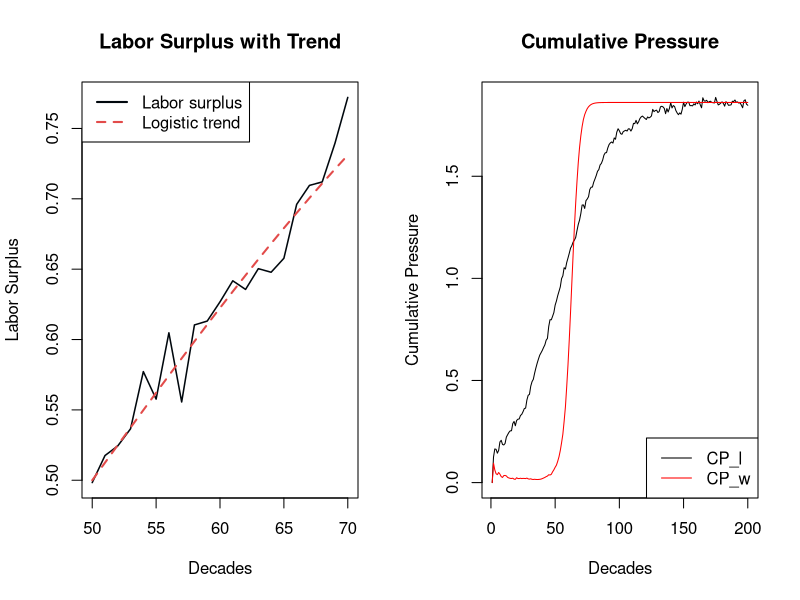
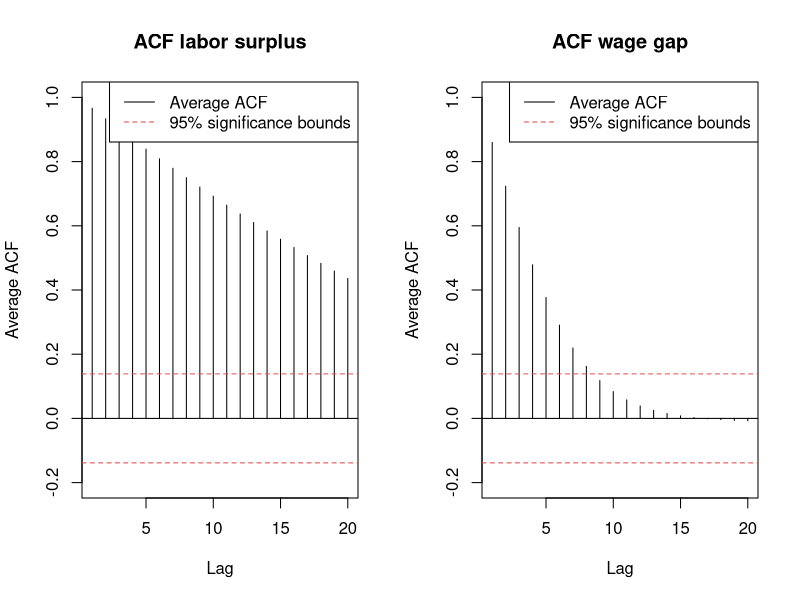
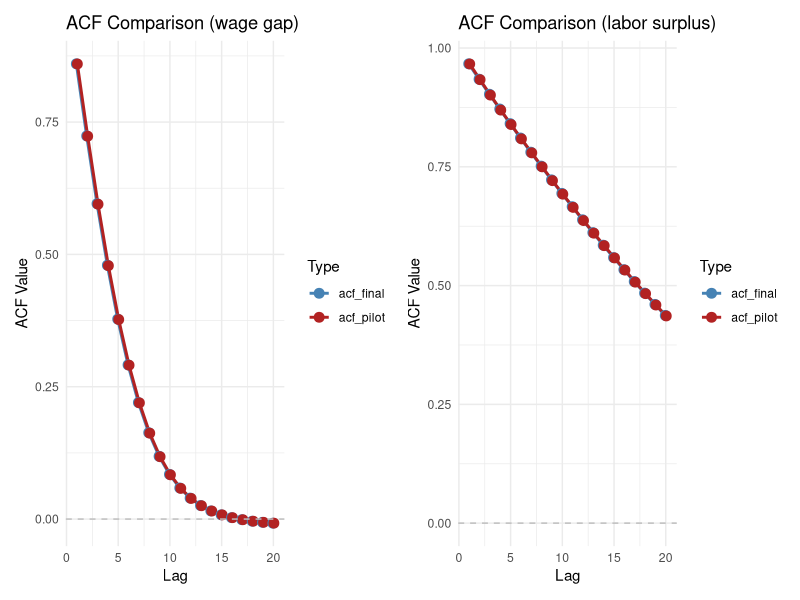
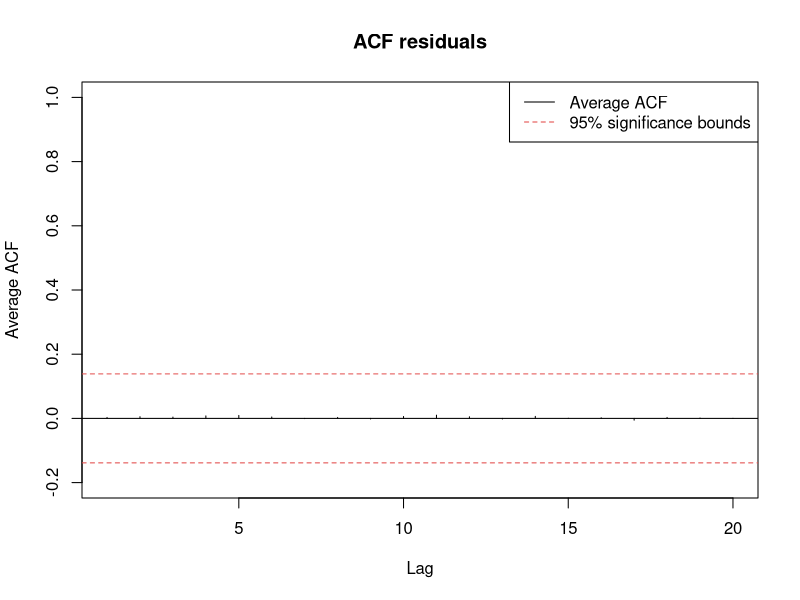

R code for these plots, in order:
## ---- chunk 1
library(dplyr)
library(ggplot2)
library(tidyr)
library(sandwich)
library(lmtest)
library(patchwork)
## ---- chunk 2
set.seed(123)
## ---- chunk 3
N_pilot <- 10
T_pilot <- 200
## ---- chunk 4
# labor_surplus parameters
K_l <- 1
r_l <- .05
t0_l  <- 50
A <- .2
P <- 5
delta_l <- .43
## ---- chunk 5
func_labor_surplus <- function(N,T) {
  
  labor_surplus <- matrix(NA, nrow = T , ncol = N)
  for (n in 1:N) {
    for (t in 1:T) {
    
      logistic_trend <- K_l/(1+exp(-r_l*(t-t0_l)))
      oscillation <- A * exp(-delta_l*t) * sin((2*t*pi)/P)
      epsilon <- rnorm(1, mean = 0, sd = .02)
    
      labor_surplus[t, n] <- logistic_trend + oscillation + epsilon
    }
  }
  return(labor_surplus)
}
## ---- chunk 6
labor_surplus <- func_labor_surplus(N_pilot, T_pilot)
head(labor_surplus)
## ---- chunk 7
# wage_gap parameters
K_w <- 1
r_base <- .03
alpha <- .5
t0_w <- 60
## ---- chunk 8
func_wage_gap <- function(N, T, lab){
  
  wage_gap <- matrix(NA, nrow = T , ncol = N)
  for (n in 1:N) {
    for (t in 1:T) {
    
      if (t == 1) {r_w <- r_base} else {r_w <- r_base + alpha*(lab[t-1, n])}
    
     wage_gap[t,n]<- K_w/(1+exp(-r_w*(t-t0_w)))
    }
  }
  return(wage_gap)
}
## ---- chunk 9
wage_gap <- func_wage_gap(N_pilot, T_pilot, labor_surplus)
head(wage_gap)
## ---- chunk 10
# decay parameter (cumulative pressure)
delta_c <- 0.43
## ---- chunk 11
cp <- function(N, T, lab, wag) {
  
  CP_l <- matrix(NA, nrow = T , ncol = N)
  CP_w <- matrix(NA, nrow = T , ncol = N)

  for (n in 1:N){
    for (t in 1:T){
    
    # cumulative pressure is only meaningful at t=2
      if (t==1){
        CP_l[t, n] <- 0
        CP_w[t, n] <- 0
      }
      else {
      
        cpsum_l <- 0
        cpsum_w <- 0
      
        for (k in 1:(t-1)){
          cpsum_l <- cpsum_l + lab[t-k, n] * exp(-delta_c*k)
          cpsum_w <- cpsum_w + wag[t-k, n] * exp(-delta_c*k)
      }
      
        CP_l[t, n] <- cpsum_l
        CP_w[t, n] <- cpsum_w
      }
    }
  }
  return( list(CP_l = CP_l, CP_w = CP_w) )
}

## ---- chunk 12
result <- cp(N_pilot, T_pilot, labor_surplus, wage_gap)
CP_w <- result$CP_w
CP_l <- result$CP_l
## ---- chunk 13
head(CP_l)
## ---- chunk 14
head(CP_w)
## ---- chunk 15
n <- 70
s <- 50
trend_l <- K_l / (1 + exp(-r_l * (s:n - t0_l)))
 
par(mfrow = c(1,2))

plot(s:n, labor_surplus[s:n, 1], type = "n",
     xlab = "Decades", ylab = "Labor Surplus",
     main = "Labor Surplus with Trend")
lines(s:n, labor_surplus[s:n, 1], col = "#00070d", lwd = 1.5)
lines(s:n, trend_l, col = "#E24B4A", lty = 2, lwd = 2)
legend("topleft",
       legend = c("Labor surplus", "Logistic trend"),
       col = c("#00070d", "#E24B4A"),
       lty = c(1, 2, 1, 1), lwd = 2)

plot(1:T_pilot, CP_l[,1], type = "l", 
     xlab = "Decades", ylab = "Cumulative Pressure",
     main = "Cumulative Pressure")
lines(1:T_pilot, CP_w[,1],col ="red")
legend("bottomright", legend = c("CP_l", "CP_w"), col = c("black", "red"), lty = 1)

par(mfrow = c(2,1))

## ---- chunk 16
lag_max <- 20 
acf_matrix_l <- matrix(NA, nrow = lag_max , ncol = N_pilot)
acf_matrix_w <- matrix(NA, nrow = lag_max , ncol = N_pilot)
## ---- chunk 17
acf_func <- function(lag_max, acf_matrix, N, T, t0, CP) {
  for (s in 1:N){
    cps <- CP[t0:T, s]
    acf_matrix[,s] <- acf(cps, 
                          lag.max = lag_max,
                          plot = FALSE)$acf[-1]
  }
  acf_avg <- rowMeans(acf_matrix)
  return(acf_avg)
}
## ---- chunk 18
acf_avg_l <- acf_func(lag_max, acf_matrix_l, N_pilot, T_pilot, t0_l, CP_l)
acf_avg_w <- acf_func(lag_max, acf_matrix_w, N_pilot, T_pilot, t0_w, CP_w)
## ---- chunk 19
acf_plot <- function(acf, T, title = "Average ACF"){
  
   plot(1:lag_max, acf,
         type = "h",
         xlab = "Lag",
         ylab = "Average ACF",
         main = title,
         ylim = c(-0.2, 1))
    abline(h = 0)
          # Significance bounds
    abline(h =  1.96 / sqrt(T), lty = 2, col = "#E24B4A")
    abline(h = -1.96 / sqrt(T), lty = 2, col = "#E24B4A")
        
    legend("topright",
            legend = c("Average ACF", "95% significance bounds"),
            col    = c("black", "#E24B4A"),
            lty    = c(1, 2))
  
}
## ---- chunk 20
par(mfrow = c(1,2))
acf_plot(acf_avg_l, T_pilot, title = "ACF labor surplus")
acf_plot(acf_avg_w, T_pilot, title = "ACF wage gap" )
# Reset the plotting window
par(mfrow = c(1,1))
## ---- chunk 21
# Labor surplus
Tl_obs <- T_pilot - round(t0_l)
Tl_eff <- Tl_obs/(1+2*sum(acf_avg_l))

# Wage gap
Tw_obs <- T_pilot - round(t0_w)
Tw_eff <- Tw_obs/(1+2*sum(acf_avg_w))

ratio_w <- Tw_eff/Tw_obs
ratio_l <- Tl_eff/Tl_obs

cat("Effective sample size — labor surplus:",
    round(Tl_eff, 3), "\n")
cat("Effective sample size — wage gap:",
    round(Tw_eff, 3), "\n")
cat("Efficiency ratio — wage gap:", 
    round(ratio_w, 3), "\n")
cat("Efficiency ratio — labor surplus:", 
    round(ratio_l, 3), "\n")
cat("Usable decades — labor surplus:", Tl_obs, "\n")
cat("Usable decades — wage gap:", Tw_obs)
## ---- chunk 22
p <- c(0.001, 0.005, 0.01, 0.02, 0.05)
beta0_values <- qlogis(p)
epv <- 30
T_eff_binding <- Tw_eff

# N calculation for each p
sensitivity_analysis <- data.frame(
  crisis_prob = p ,
  beta0 = round(beta0_values, 4), 
  N_needed = ceiling(epv/(T_eff_binding*p))
)

print(sensitivity_analysis)
## ---- chunk 23
beta0 <- -5.2933	
beta1 <- 1.0   # wage gap effect — moderate
beta2 <- 0.5   # labor surplus effect — smaller alone
beta3 <- 2.0   # interaction — largest, captures Marx's threshold
## ---- chunk 24
y_func <- function(beta0, beta1, beta2, beta3, CP_l, CP_w, T, N) {
  
  z <- beta0 + (beta1*CP_w) + (beta2*CP_l) + (beta3*CP_l*CP_w)
  p_crisis <- 1/(1+exp(-z))
  
  y <- matrix(rbinom(T*N, size = 1, prob = p_crisis), 
              ncol = N, nrow = T)
  
  return(y)
}
## ---- chunk 25
y_pilot <- y_func(beta0, beta1, beta2, beta3, CP_l, CP_w, T_pilot, N_pilot)
## ---- chunk 26
head(y_pilot)
## ---- chunk 27
N_final <- 389
T_final <- 200
## ---- chunk 28
# Generate labor surplus , wage gap, CP_l, CP_w, y with N_final, T_final 
labor_surplus_fin <- func_labor_surplus(N_final, T_final)
wage_gap_fin <- func_wage_gap(N_final, T_final, labor_surplus_fin)

cp_fin <- cp(N_final, T_final, labor_surplus_fin, wage_gap_fin)
CPfin_l <- cp_fin$CP_l
CPfin_w <- cp_fin$CP_w

y_final <- y_func(beta0, beta1, beta2, beta3, CPfin_l, CPfin_w, T_final, N_final)
## ---- chunk 29
# crisis event count comparison
data.frame (
  Simulation = c("Pilot","Final"),
  N = c(N_pilot, N_final),
  T = c(T_pilot, T_final),
  Total_crisis = c(sum(y_pilot), sum(y_final))
    )
## ---- chunk 30
df_long <- data.frame(
  society = rep(1:N_final, each = T_final), 
  decade = rep(1:T_final, times = N_final), 
  CP_w = as.vector(CPfin_w), 
  CP_l = as.vector(CPfin_l), 
  y = as.vector(y_final)
)
## ---- chunk 31
model <- glm(y~CP_w+CP_l+CP_w:CP_l, 
             data = df_long, 
             family = binomial(link = "logit"))
summary(model)
## ---- chunk 32
X <- cbind(
  intercept = 1, 
  CP_w = as.vector(CPfin_w), 
  CP_l = as.vector(CPfin_l), 
  interaction = as.vector(CPfin_w)*as.vector(CPfin_l)
)

y_vec <- as.vector(y_final)
## ---- chunk 33
log_likelihood <- function(beta, X, y) {
  
  z <- X %*% beta
  p <- 1/(1+exp(-z))
  ll <- sum(y*log(p + 1e-10) + (1-y)*log(1-p  + 1e-10))
  
  return(-ll)
}
## ---- chunk 34
results <- optim(
    par = c(0,0,0,0),
    fn = log_likelihood,
    X = X, 
    y = y_vec, 
    method = "BFGS", 
    hessian = TRUE
  )
## ---- chunk 35
data.frame(
  true = c(beta0, beta1, beta2, beta3), 
  estimated_1 = c(coef(model)), 
  estimated_2 = c(results$par)
)
## ---- chunk 36
acfin_matrix_l <- matrix(NA, nrow = lag_max , ncol = N_final)
acfin_matrix_w <- matrix(NA, nrow = lag_max , ncol = N_final)

acfin_avg_l <- acf_func(lag_max, acfin_matrix_l, N_final, T_final, t0_l, CPfin_l)
acfin_avg_w <- acf_func(lag_max, acfin_matrix_w, N_final, T_final, t0_w, CPfin_w)
## ---- chunk 37
# compare acf pilot and acf final for labor surplus
acf_comp_l<- data.frame(lag = 1:lag_max, 
                        acf_final = acfin_avg_l, 
                        acf_pilot = acf_avg_l)

# compare acf pilot and acf final for wage gap
acf_comp_w <- data.frame(lag = 1:lag_max, 
                         acf_final = acfin_avg_w, 
                         acf_pilot = acf_avg_w)
## ---- chunk 38
acf_comparison <- function(acf_comp, title = "ACF Comparison: Final vs Pilot"){
  
  # convert to long format 
  acf_long <- pivot_longer(acf_comp, 
                           cols = c(acf_final, acf_pilot), 
                           names_to = "Type", 
                           values_to = "ACF_Values")
  
  p <- ggplot(acf_long, aes(x = lag, y = ACF_Values, color = Type, group = Type)) +
    geom_line(position = position_dodge(width = 0.2), linewidth = 1) + 
    geom_point(position = position_dodge(width = 0.2), size = 3) + 
    geom_hline(yintercept = 0, linetype = "dashed", color = "gray") +
    theme_minimal() +
   
    labs(title = title,        
         x = "Lag", 
         y = "ACF Value") +
    scale_color_manual(values = c("acf_final" = "steelblue", "acf_pilot" = "firebrick"))
  
  # Return the plot
  return(p) 
}
## ---- chunk 39
plot_wage <- acf_comparison(acf_comp_w, title = "ACF Comparison (wage gap)" )
plot_labor <-acf_comparison(acf_comp_l, title = "ACF Comparison (labor surplus)" )
## ---- chunk 40
combined_plot <- plot_wage + plot_labor
combined_plot
## ---- chunk 41
residuals_pearson <- residuals(model, type = "pearson")
lag_max <- min(Tl_obs/4, 20)
df_long_ord <- df_long %>% arrange(society, decade)
acf_resid_matrix <- matrix (NA, nrow = lag_max, ncol = N_final)


for (s in 1:N_final){
  # Extract the residuals for society s
  res_s <- residuals_pearson[df_long$society == s]
  acf_resid_matrix[,s]<-acf(res_s, lag_max, plot = FALSE)$acf[-1]
}

avg_resid_matrix <- rowMeans(acf_resid_matrix)
## ---- chunk 42
acf_plot(avg_resid_matrix, T_final, title = "ACF residuals")
